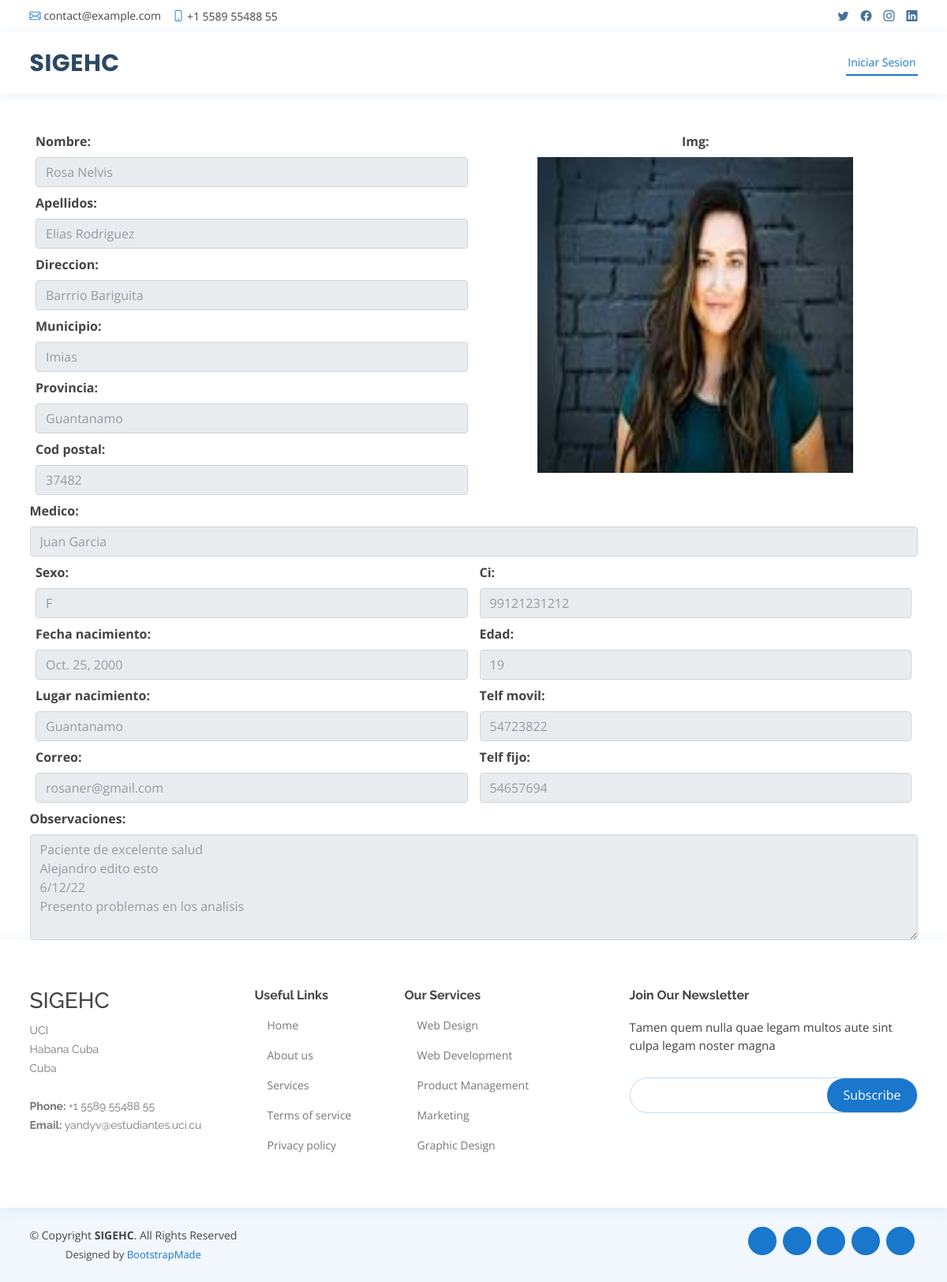
Screenshot of /historiasc/view/2/ with the database file from the repository.
### main/models.py (models this page shows, shortened)
class Historia_clinica(models.Model):
    numero = models.IntegerField()
    img = models.ImageField(upload_to='pacientes', null=True, blank=True)
    ci=models.CharField(max_length=11)
    nombre = models.CharField(max_length=100)
    apellidos = models.CharField(max_length=150)
    direccion = models.CharField(max_length=300)
    municipio = models.CharField(max_length=100)
    provincia = models.CharField(max_length=100)
    cod_postal = models.CharField(max_length=20)
    medico = models.ForeignKey(Medico, on_delete=models.CASCADE)
    sexo = models.ForeignKey(Sexo, on_delete=models.CASCADE)
    fecha_nacimiento = models.DateField()
    lugar_nacimiento = models.CharField(max_length=100)
    correo = models.EmailField(null=True, blank=True)
    edad = models.IntegerField()
    telf_movil = models.CharField(max_length=8)
    telf_fijo = models.CharField(max_length=8)
    observaciones = models.TextField()
    estado = models.ForeignKey(Estado, on_delete=models.CASCADE)

class Medico(models.Model):
    usuario = models.OneToOneField(User, on_delete=models.CASCADE)
    especialidad = models.ForeignKey(Especialidad, on_delete=models.CASCADE)

class Sexo(models.Model):
    sexo = models.CharField(max_length=20)
    def __str__(self):
        return self.sexo

### main/views.py (the view)
# urls.py: path('historiasc/view/<id>/', views.ver_hc, name='ver_hc'),
def ver_hc(request, id):
    hc= get_object_or_404(Historia_clinica, id=id) #toma el producto de la id
    data={
        "formHC": HCForm(instance=hc), #toma el formulario agregar producto con los datos del instance
        "hc":hc,
    }
    return render(request,'gestion/hc/view.html', data)

### main/forms.py
class HCForm(forms.ModelForm):
    class Meta:
        model=Historia_clinica
        fields='__all__'

### templates/gestion/hc/view.html (shortened to what this page needs)
{% extends 'base.html' %} {% load static %} {% block content %}
<main class="container d-flex flex-column mt-5">
    <div class="d-flex w-100">
      <div class="d-flex flex-column col-6">
        <div class="d-flex flex-column mb-2">
          <label for="id_nombre">Nombre:</label
          ><input
            class="form-control"
            type="text"
            name="nombre"
            maxlength="100"
            required=""
            id="id_nombre"
            placeholder="{{hc.nombre}}"
            readonly
          />
        </div>
        <div class="d-flex flex-column mb-2">
          <label for="id_apellidos">Apellidos:</label
          ><input
            class="form-control"
            type="text"
            name="apellidos"
            maxlength="150"
            required=""
            id="id_apellidos"
            placeholder="{{hc.apellidos}}"
            readonly
          />
        </div>
        <div class="d-flex flex-column mb-2">
          <label for="id_direccion">Direccion:</label
          ><input
            class="form-control"
            type="text"
            name="direccion"
            maxlength="300"
            required=""
            id="id_direccion"
            placeholder="{{hc.direccion}}"
            readonly
          />
        </div>
        <div class="d-flex flex-column mb-2">
          <label for="id_municipio">Municipio:</label
          ><input
            class="form-control"
            type="text"
            name="municipio"
            maxlength="100"
            required=""
            id="id_municipio"
            placeholder="{{hc.municipio}}"
            readonly
          />
        </div>
        <div class="d-flex flex-column mb-2">
          <label for="id_provincia">Provincia:</label
          ><input
            class="form-control"
            type="text"
            name="provincia"
            maxlength="100"
            required=""
            id="id_provincia"
            placeholder="{{hc.provincia}}"
            readonly
          />
        </div>
        <div class="d-flex flex-column mb-2">
          <label for="id_cod_postal">Cod postal:</label
          ><input
            class="form-control"
            type="text"
            name="cod_postal"
            maxlength="20"
            required=""
            id="id_cod_postal"
            placeholder="{{hc.cod_postal}}"
            readonly
          />
        </div>
      </div>
      <div class="col-6 d-flex flex-column align-items-center">
        <label for="id_img">Img:</label>
        <img
          src="{{hc.img.url}}"
          style="width: 400px; height: 400px"
          id="imagenPrevisualizacion"
        />
      </div>
    </div>
    <div>
      <div class="d-flex flex-column mb-2">
        <label class="w-100" for="id_medico">Medico:</label
        ><input
          class="w-100 form-control"
          name="medico"
          required=""
          id="id_medico"
          placeholder="{{hc.medico.usuario.first_name}} {{hc.medico.usuario.last_name}} "
          readonly
          >
      </div>
      <div class="d-flex w-100">
        <div class="d-flex flex-column col-6">
          <div class="d-flex flex-column mb-2">
            <label for="id_sexo">Sexo:</label
            ><input
              class="form-control"
              name="sexo"
              required=""
              id="id_sexo"
              placeholder="{{hc.sexo}}"
              readonly
            >
          </div>
          <div class="d-flex flex-column mb-2">
            <label for="id_fecha_nacimiento">Fecha nacimiento:</label
            ><input
              class="form-control"
              type="text"
              name="fecha_nacimiento"
              required=""
              id="id_fecha_nacimiento"
              placeholder="{{hc.fecha_nacimiento}}"
              readonly
              />
          </div>
          <div class="d-flex flex-column mb-2">
            <label for="id_lugar_nacimiento">Lugar nacimiento:</label
            ><input
              class="form-control"
              type="text"
              name="lugar_nacimiento"
              maxlength="100"
              required=""
              id="id_lugar_nacimiento"
              placeholder="{{hc.lugar_nacimiento}}"
              readonly
              />
          </div>
          <div class="d-flex flex-column mb-2">
            <label for="id_correo">Correo:</label
            ><input
              class="form-control"
              type="email"
              name="correo"
              maxlength="254"
              id="id_correo"
              placeholder="{{hc.correo}}"
              readonly
            />
          </div>
        </div>
        <div class="d-flex flex-column col-6">
          <div class="d-flex flex-column mb-2">
            <label for="id_ci">Ci:</label
            ><input
              class="form-control"
              type="text"
              name="ci"
              maxlength="11"
              required=""
              id="id_ci"
              placeholder="{{hc.ci}}"
              readonly
            />
          </div>
          <div class="d-flex flex-column mb-2">
            <label for="id_edad">Edad:</label
            ><input
              class="form-control"
              type="number"
              min="0"
              name="edad"
              required=""
              id="id_edad"
              placeholder="{{hc.edad}}"
              readonly
            />
          </div>
          <div class="d-flex flex-column mb-2">
            <label for="id_telf_movil">Telf movil:</label
            ><input
              class="form-control"
              type="text"
              name="telf_movil"
              maxlength="8"
              required=""
              id="id_telf_movil"
              placeholder="{{hc.telf_movil}}"
              readonly
            />
          </div>
          <div class="d-flex flex-column mb-2">
            <label for="id_telf_fijo">Telf fijo:</label
            ><input
              class="form-control"
              type="text"
              name="telf_fijo"
              maxlength="8"
              required=""
              id="id_telf_fijo"
              placeholder="{{hc.telf_fijo}}"
              readonly
            />
          </div>
          </div>
        </div>
      </div>
    <div class="d-flex flex-column w-100">
      <label for="id_observaciones">Observaciones:</label
      ><textarea
        class="form-control"
        name="observaciones"
        cols="40"
        rows="5"
        required=""
        id="id_observaciones"
        placeholder="{{hc.observaciones}}"
        readonly
      ></textarea>
    </div>
</main>
{% endblock content %}

### main/static/assets/css/style.css (style rules this page uses)
body { font-family: "Open Sans", sans-serif; color: #444444; }

### rows the page displays
Historia_clinica: nombre "Rosa Nelvis", apellidos "Elias Rodriguez", direccion "Barrrio Bariguita", municipio "Imias", provincia "Guantanamo", cod_postal "37482", img (picture), medico "Juan Garcia", sexo "F", fecha_nacimiento "Oct. 25, 2000", lugar_nacimiento "Guantanamo", correo "rosaner@gmail.com", ci "99121231212", edad "19", telf_movil "54723822", telf_fijo "54657694", observaciones "Paciente de excelente salud Alejandro edito esto 6/12/22 Presento problemas en los analisis"
